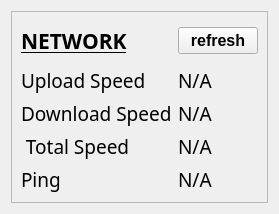
            <widget class="QWidget" name="network">
             <layout class="QHBoxLayout" name="horizontalLayout_13">
              <item>
               <widget class="QFrame" name="frame_8">
                <property name="frameShape">
                 <enum>QFrame::StyledPanel</enum>
                </property>
                <property name="frameShadow">
                 <enum>QFrame::Raised</enum>
                </property>
                <layout class="QGridLayout" name="gridLayout_8">
                 <item row="3" column="0">
                  <widget class="QLabel" name="label_55">
                   <property name="font">
                    <font>
                     <family>Arial Rounded MT Bold</family>
                     <pointsize>14</pointsize>
                    </font>
                   </property>
                   <property name="text">
                    <string> Total Speed</string>
                   </property>
                  </widget>
                 </item>
                 <item row="1" column="1">
                  <widget class="QLabel" name="upspeed">
                   <property name="font">
                    <font>
                     <family>Arial Rounded MT Bold</family>
                     <pointsize>14</pointsize>
                    </font>
                   </property>
                   <property name="text">
                    <string>N/A</string>
                   </property>
                  </widget>
                 </item>
                 <item row="2" column="0">
                  <widget class="QLabel" name="label_54">
                   <property name="font">
                    <font>
                     <family>Arial Rounded MT Bold</family>
                     <pointsize>14</pointsize>
                    </font>
                   </property>
                   <property name="text">
                    <string>Download Speed</string>
                   </property>
                  </widget>
                 </item>
                 <item row="3" column="1">
                  <widget class="QLabel" name="totalspeed">
                   <property name="font">
                    <font>
                     <family>Arial Rounded MT Bold</family>
                     <pointsize>14</pointsize>
                    </font>
                   </property>
                   <property name="text">
                    <string>N/A</string>
                   </property>
                  </widget>
                 </item>
                 <item row="0" column="0" alignment="Qt::AlignTop">
                  <widget class="QLabel" name="label_52">
                   <property name="minimumSize">
                    <size>
                     <width>0</width>
                     <height>40</height>
                    </size>
                   </property>
                   <property name="font">
                    <font>
                     <family>Arial Black</family>
                     <pointsize>16</pointsize>
                     <weight>75</weight>
                     <bold>true</bold>
                     <underline>true</underline>
                    </font>
                   </property>
                   <property name="text">
                    <string>NETWORK</string>
                   </property>
                  </widget>
                 </item>
                 <item row="1" column="0">
                  <widget class="QLabel" name="label_53">
                   <property name="font">
                    <font>
                     <family>Arial Rounded MT Bold</family>
                     <pointsize>14</pointsize>
                    </font>
                   </property>
                   <property name="text">
                    <string>Upload Speed</string>
                   </property>
                  </widget>
                 </item>
                 <item row="2" column="1">
                  <widget class="QLabel" name="downloadspeed">
                   <property name="font">
                    <font>
                     <family>Arial Rounded MT Bold</family>
                     <pointsize>14</pointsize>
                    </font>
                   </property>
                   <property name="text">
                    <string>N/A</string>
                   </property>
                  </widget>
                 </item>
                 <item row="4" column="0">
                  <widget class="QLabel" name="label_15">
                   <property name="font">
                    <font>
                     <family>Arial Rounded MT Bold</family>
                     <pointsize>14</pointsize>
                    </font>
                   </property>
                   <property name="text">
                    <string>Ping</string>
                   </property>
                  </widget>
                 </item>
                 <item row="4" column="1">
                  <widget class="QLabel" name="ping">
                   <property name="font">
                    <font>
                     <family>Arial Rounded MT Bold</family>
                     <pointsize>14</pointsize>
                    </font>
                   </property>
                   <property name="text">
                    <string>N/A</string>
                   </property>
                  </widget>
                 </item>
                 <item row="0" column="1" alignment="Qt::AlignRight">
                  <widget class="QPushButton" name="refresh_btn">
                   <property name="font">
                    <font>
                     <family>Arial</family>
                     <pointsize>12</pointsize>
                     <weight>75</weight>
                     <bold>true</bold>
                    </font>
                   </property>
                   <property name="text">
                    <string>refresh</string>
                   </property>
                   <property name="icon">
                    <iconset resource="assets.qrc">
                     <normaloff>:/black/icons/black/refresh-cw.svg</normaloff>:/black/icons/black/refresh-cw.svg</iconset>
                   </property>
                  </widget>
                 </item>
                </layout>
               </widget>
              </item>
             </layout>
            </widget>
